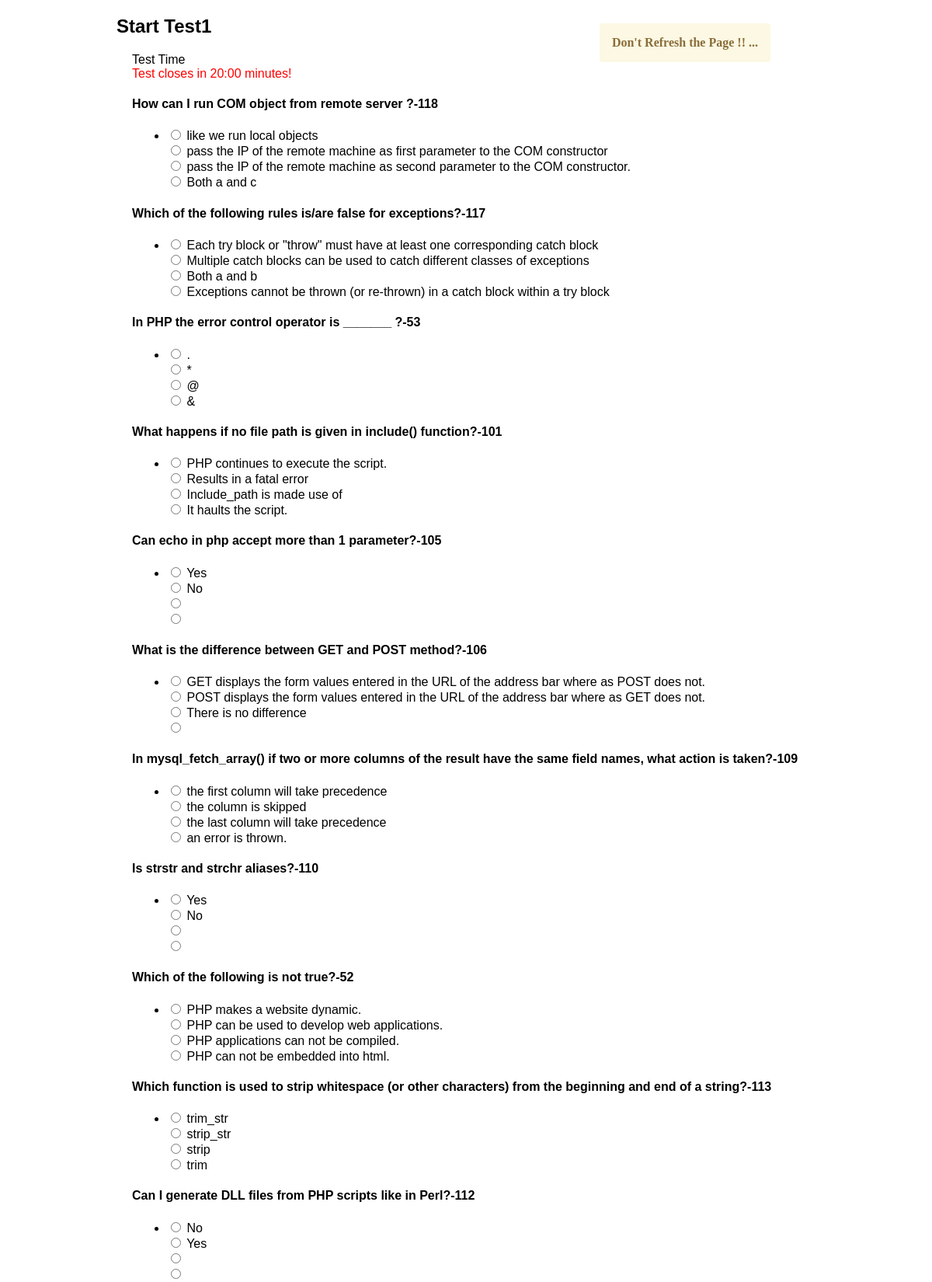
The page /php/start_test.php?cat=PHP (upper part) on the database its author committed.
### tables this page shows
CREATE TABLE IF NOT EXISTS `questions` (
  `id` int(10) NOT NULL AUTO_INCREMENT,
  `question` varchar(400) NOT NULL,
  `category_id` int(10) NOT NULL,
  `level` varchar(10) NOT NULL,
  `isActive` tinyint(1) NOT NULL DEFAULT '1',
  PRIMARY KEY (`id`),
  KEY `category_id` (`category_id`)
);

CREATE TABLE IF NOT EXISTS `question_choices` (
  `id` int(10) NOT NULL AUTO_INCREMENT,
  `question_id` int(10) NOT NULL,
  `is_Correct_Choice` varchar(4) NOT NULL,
  `choice1` varchar(300) NOT NULL,
  `choice2` varchar(300) NOT NULL,
  `choice3` varchar(300) NOT NULL,
  `choice4` varchar(300) NOT NULL,
  `choice5` varchar(300) NOT NULL,
  `choice6` varchar(300) NOT NULL,
  `choice7` varchar(300) NOT NULL,
  `choice8` varchar(300) NOT NULL,
  `choice9` varchar(300) NOT NULL,
  `choice10` varchar(300) NOT NULL,
  PRIMARY KEY (`id`),
  KEY `question_id` (`question_id`)
);

### php/start_test.php (the view, shortened to what this page needs)
<?php
$cat = $_REQUEST['cat'];
$cat = strtoupper($cat);
$sql = "select * from category where category_name = '$cat'";
$result = mysql_query($sql) or die(mysql_error());
$value = mysql_fetch_object($result);
$cat_id = $value->id;
?>
<!DOCTYPE html>
<html lang="en">
<head>
</head>
<body oncontextmenu="return false">
<div class="alert alert-warning" role="alert" id="refresh-msgId" style="top: 70px;"><b>Don't Refresh the Page !! ...</b></div>
<div id="content">
<div class="row">
<div class="col-md-3 col-lg-4 text-center">
<h2>Start Test1</h2>
</div>
</div>
<div class="bs-example">
<div class="row">
<div class="col-md-3 col-lg-4">
<div class="panel panel-default movescroll">
                    <div class="panel-heading pull-center">Test Time</div>
                    <div class="panel-body">
                        <?php   ?> <div><font color="red">Test closes in <span id="time">20:00</span> minutes!</font></div>
                    </div>
                </div>
</div>
    <div class="col-md-8 col-lg-8">
	<form>
<?php
$sql1 = "SELECT t1.id,t1.question FROM questions t1 JOIN category t2 ON t2.id = t1.category_id WHERE t1.category_id = '$cat_id' order by RAND() LIMIT 30 ";
$result = mysql_query($sql1) or die(mysql_error());
while($row = mysql_fetch_array($result))
{
$id = $row[0];
?>	<div id="question_option" style="border:1px;">
	<div id="quest"><h4><?php echo $row[1]; echo '-' . $id; ?></h4></div>
    <div class="q_choice">
	<ul class="list-unstyled">
	<?php $sql2 = "select * from question_choices where question_id = '$id' ";
			$result2 = mysql_query($sql2) or die(mysql_error());
			while($row = mysql_fetch_object($result2))
			{
	?>
        <li><div><input type="radio" name="question[<?php echo $id ?>]" value="A"> <?php echo $row->choice1; ?></div>
		<div><input type="radio" name="question[<?php echo $id ?>]" value="B"> <?php echo $row->choice2; ?></div>
		<div><input type="radio" name="question[<?php echo $id ?>]" value="C"> <?php echo $row->choice3; ?></div>
		<div><input type="radio" name="question[<?php echo $id ?>]" value="D"> <?php echo $row->choice4; ?></div></li>
	<?php } ?>
    </ul>
	</div>
	</div>
	<?php
	}
	?>
	</form>
    </div>
	</div>
</div>
</div>
</body>
</html>

### php/start_test.php (style rules this page uses)
.bs-example { margin: 20px; }
#content { width: 900px; margin: 0 auto; font-family:Arial, Helvetica, sans-serif; }
#refresh-msgId { margin-top: 10px; margin-right:200px; float: right; //position: absolute; }
.alert-warning { color: #8a6d3b; background-color: #fcf8e3; border-color: #faebcc; }
.alert { padding: 15px; margin-bottom: 20px; border: 1px solid transparent; border-radius: 4px; }
.q_choice { margin-left:5px; }

### rows shown on the page
questions: question "How can I run COM object from remote server ?", id "118"
question_choices: choice1 "like we run local objects", choice2 "pass the IP of the remote machine as first parameter to the COM constructor", choice3 "pass the IP of the remote machine as second parameter to the COM constructor.", choice4 "Both a and c"
questions: question "Which of the following rules is/are false for exceptions?", id "117"
question_choices: choice1 "Each try block or \"throw\" must have at least one corresponding catch block", choice2 "Multiple catch blocks can be used to catch different classes of exceptions", choice3 "Both a and b", choice4 "Exceptions cannot be thrown (or re-thrown) in a catch block within a try block"
questions: question "In PHP the error control operator is _______ ?", id "53"
question_choices: choice1 ".", choice2 "*", choice3 "@", choice4 "&"
questions: question "What happens if no file path is given in include() function?", id "101"
question_choices: choice1 "PHP continues to execute the script.", choice2 "Results in a fatal error", choice3 "Include_path is made use of", choice4 "It haults the script."
questions: question "Can echo in php accept more than 1 parameter?", id "105"
question_choices: choice1 "Yes", choice2 "No"
questions: question "What is the difference between GET and POST method?", id "106"
question_choices: choice1 "GET displays the form values entered in the URL of the address bar where as POST does not.", choice2 "POST displays the form values entered in the URL of the address bar where as GET does not.", choice3 "There is no difference"
questions: question "In mysql_fetch_array() if two or more columns of the result have the same field names, what action is taken?", id "109"
question_choices: choice1 "the first column will take precedence", choice2 "the column is skipped", choice3 "the last column will take precedence", choice4 "an error is thrown."
questions: question "Is strstr and strchr aliases?", id "110"
question_choices: choice1 "Yes", choice2 "No"
questions: question "Which of the following is not true?", id "52"
question_choices: choice1 "PHP makes a website dynamic.", choice2 "PHP can be used to develop web applications.", choice3 "PHP applications can not be compiled.", choice4 "PHP can not be embedded into html."
questions: question "Which function is used to strip whitespace (or other characters) from the beginning and end of a string?", id "113"
question_choices: choice1 "trim_str", choice2 "strip_str", choice3 "strip", choice4 "trim"
questions: question "Can I generate DLL files from PHP scripts like in Perl?", id "112"
question_choices: choice1 "No", choice2 "Yes"
